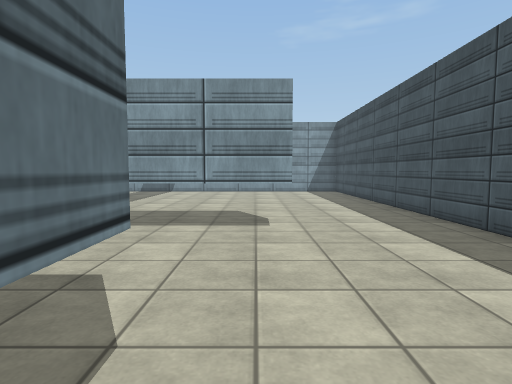
view 1 (above)

22 first-person views from a walk through a Unity game level. The camera is 1.2 m above the floor, tilts 4° down and sees 80° across. The floor is counted in squares, 1 m on a side. Each view is taken from the middle of a square. On the plan, view 1 faces up. The plan holds only what a view shows up to about 13 squares ahead; the rest is blank. The place goes on beyond the plan. Surface patterns are stand-ins for the level's own textures.

view 2
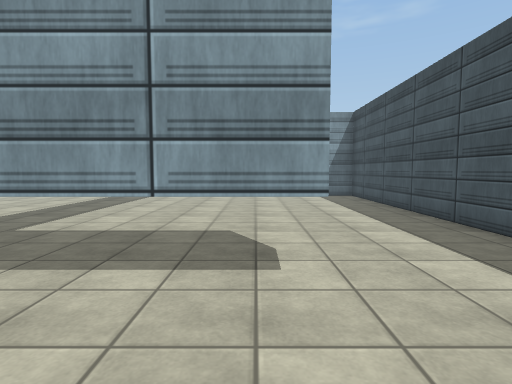

view 3
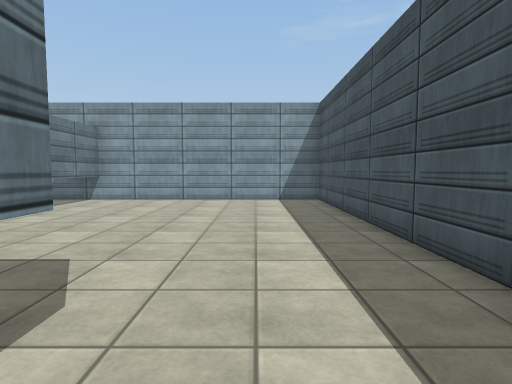

view 4
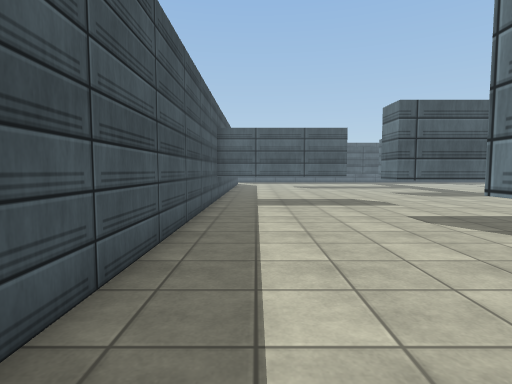

view 5
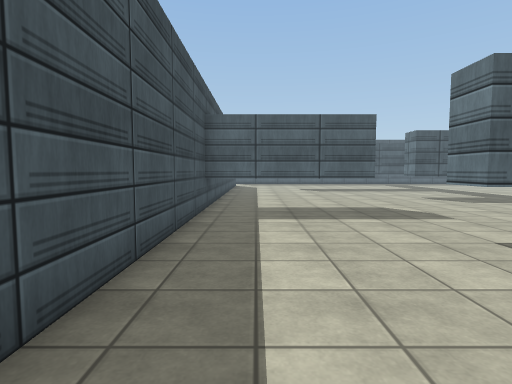

view 6
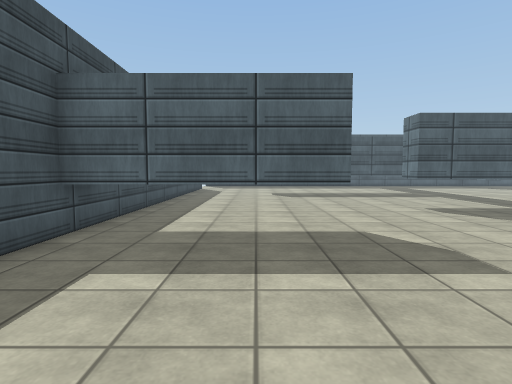

view 7
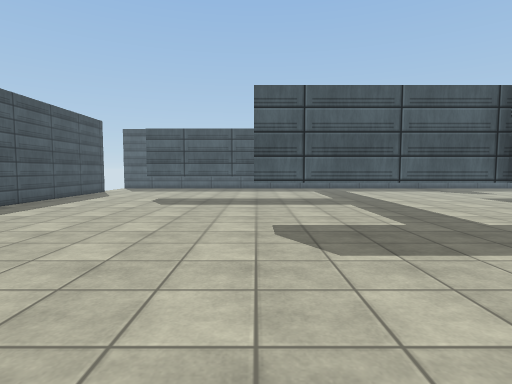

view 8
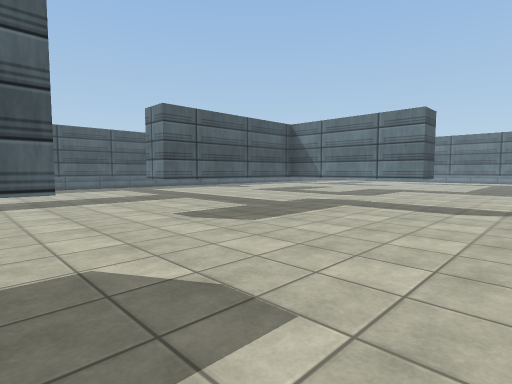

view 9
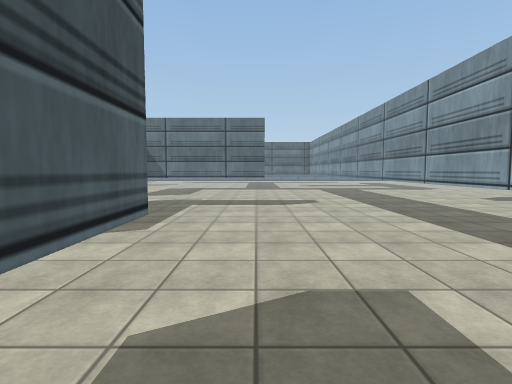

view 10
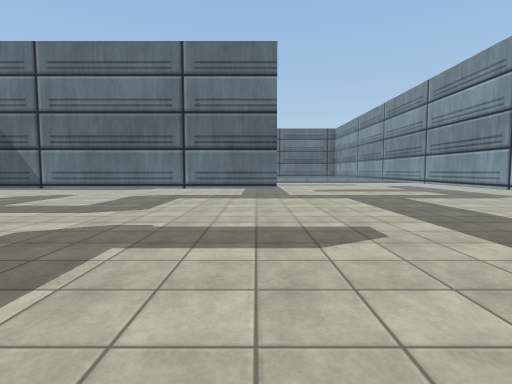

view 11
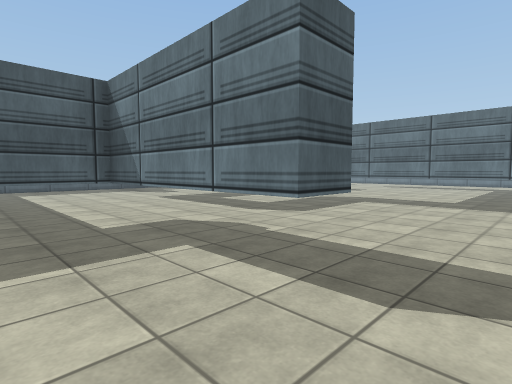

view 12
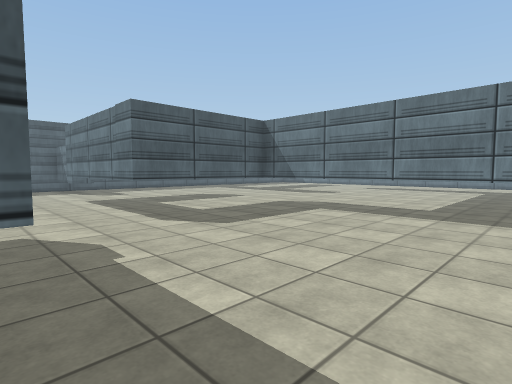

view 13
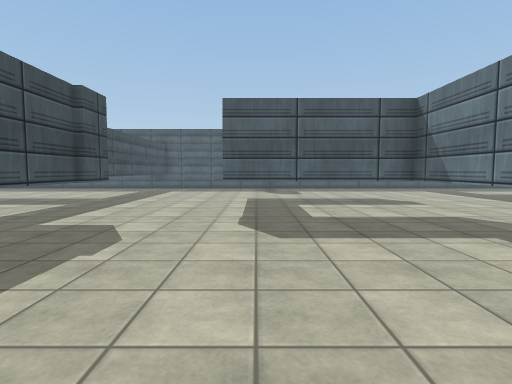

view 14
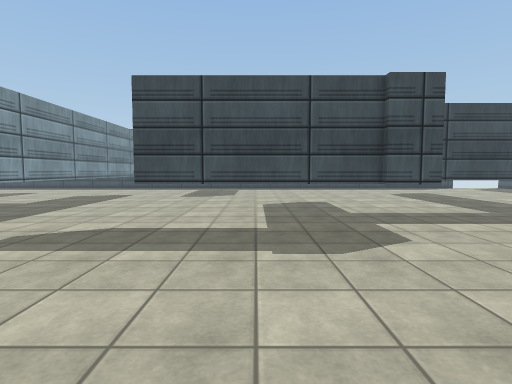

view 15
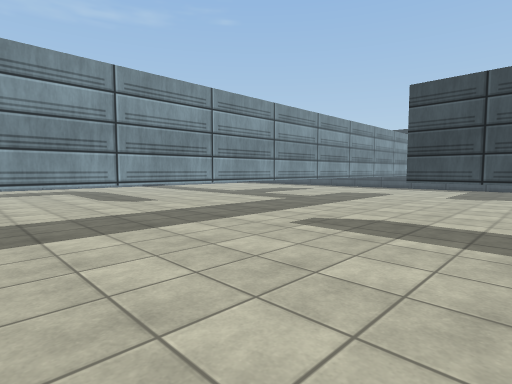

view 16
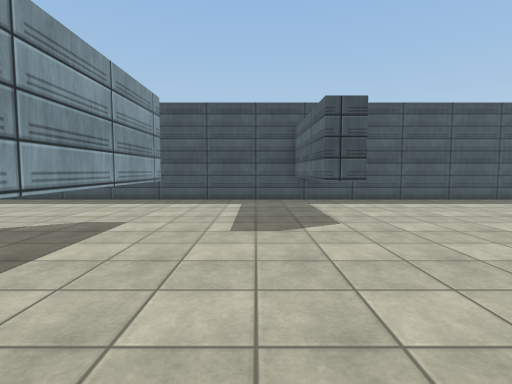

view 17
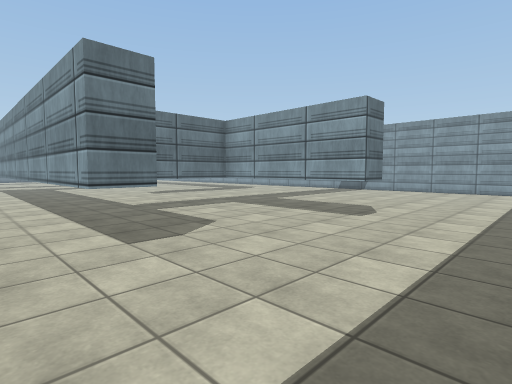

view 18
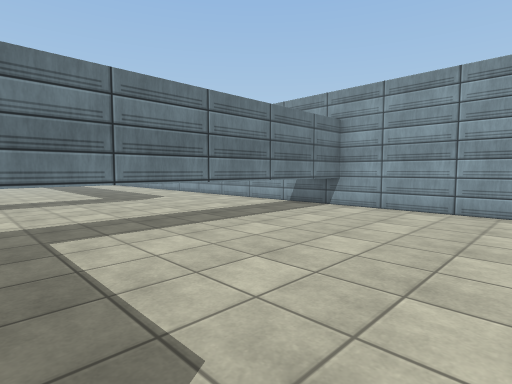

view 19
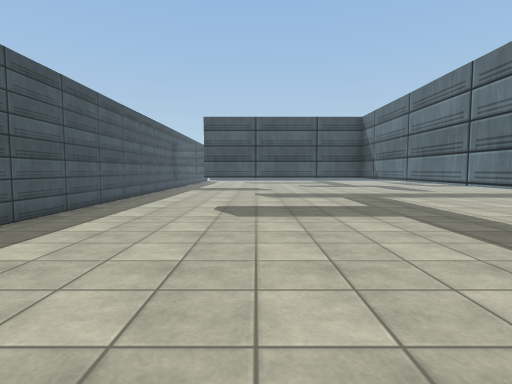

view 20
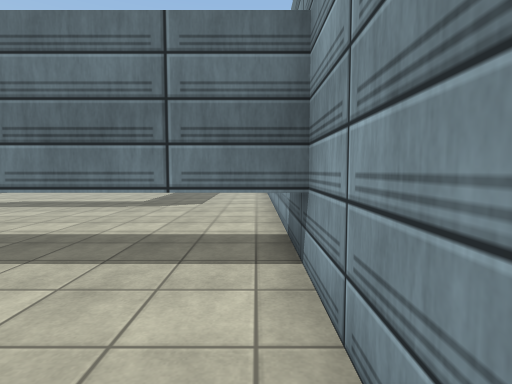

view 21
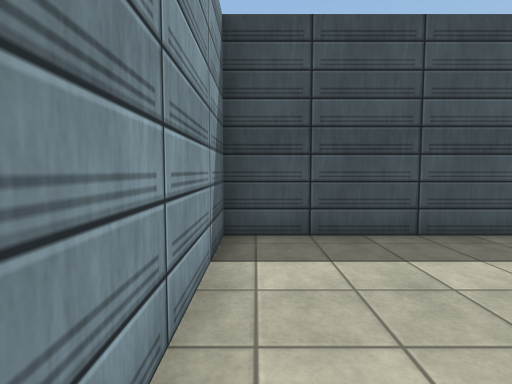

view 22
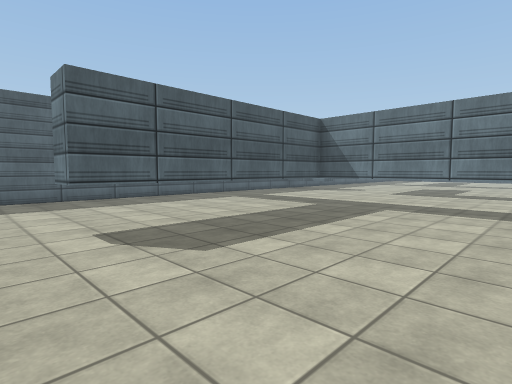

### Floor plan
Key: @ floor where view 1 was taken; # wall or solid block; . floor; T thing the floor can be seen under or through.
Columns run from 25 left of view 1 to 5 right of it. Each row starts with its distance up from view 1.
 18               #################
 17            .........T.........#
 16            .........T.........#
 15            .........T.........#
 14            .........T.........#
 13                .....T.........#
 12                .....T.........#
 11           ...  .....T.........#
 10          ....  .....T.........#
  9          ....  .....T.........#
  8          ....   ....T.........#
  7         .....   ....TTTTTTT...#
  6         .....  .....TTTTTTT...#
  5         ............T.........#
  4         ............T.........#
  3         ............T.........#
  2         ............ .........#
  1                       TTT.....#
  0        TTTTTTTTTTTTTTTTTT@....#
 -1        T......................#
 -2 ...... T......................#
 -3 ...... T.......TT.............#
 -4        T.......TT........TTTT##
 -5   .... T.......TT.............#
 -6   .... T.......TT.............#
 -7    ... T.......TT.............#
 -8     .. T.......T TTTTT........#
 -9     .. TTTTTT.... T...........#
-10    ........ T....TT...........#
-11    ........ #....TT...........#
-12    ........ #....TT...........#
-13    ........ #.... T...........#
-14    ...      #....T########....#

Where each view was taken, in squares from view 1:
view 1: 0 up, 0 right, facing up
view 2: 3 up, 0 right, facing up
view 3: 5 up, 2 right, facing up
view 4: 9 up, 3 right, facing down
view 5: 6 up, 3 right, facing down
view 6: 2 up, 1 right, facing down
view 7: 1 down, 4 left, facing down
view 8: 0 up, 0 right, facing down-left
view 9: 3 down, 1 right, facing left
view 10: 3 down, 5 left, facing left
view 11: 1 down, 7 left, facing down-left
view 12: 1 down, 10 left, facing down-left
view 13: 1 down, 14 left, facing down
view 14: 5 down, 16 left, facing right
view 15: 5 down, 17 left, facing up-right
view 16: 2 down, 8 left, facing right
view 17: 1 down, 4 right, facing up-left
view 18: 8 up, 1 right, facing up-left
view 19: 17 up, 1 left, facing down
view 20: 17 up, 1 left, facing left
view 21: 17 up, 1 left, facing right
view 22: 8 down, 2 right, facing down-left
